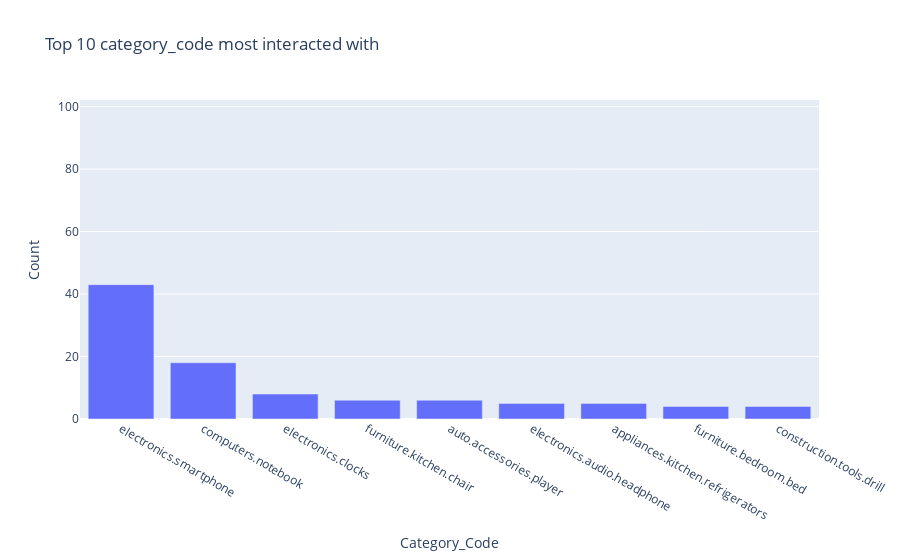

This figure's notebook cell:
### Markdown cell above
### category_code
The category_code is describing the category, a product_id and category_id is assigned to. Every Product_id and Category_id is assigned to a single category_code, which is summarizing many product_ids and category_ids into categories. This knowledge is also based on the more detailed analyzes within the file "product_analysis.ipnynb". As you can see in the overview, there are ... unique category_code.

### Code cell
sdf_count_per_category_code=spark.sql("SELECT DISTINCT(category_code) AS Category_Code, \
                                              COUNT(product_id) AS Count \
                                        FROM Data \
                                        GROUP BY category_code \
                                        ORDER BY Count DESC")
px.bar(sdf_count_per_category_code.limit(10).toPandas(), x="Category_Code", y="Count", title="Top 10 category_code most interacted with")

### Figure 1 — Plotly figure (JSON) as saved in the notebook; plotly's stock layout.template omitted (floating-point values rounded to 4 significant figures)
{"data": [{"alignmentgroup": "True", "hovertemplate": "Category_Code=%{x}<br>Count=%{y}<extra></extra>", "legendgroup": "", "marker": {"color": "#636efa"}, "name": "", "offsetgroup": "", "orientation": "v", "showlegend": false, "textposition": "auto", "type": "bar", "x": [null, "electronics.smartphone", "computers.notebook", "electronics.clocks", "furniture.kitchen.chair", "auto.accessories.player", "electronics.audio.headphone", "appliances.kitchen.refrigerators", "furniture.bedroom.bed", "construction.tools.drill"], "xaxis": "x", "y": [97, 43, 18, 8, 6, 6, 5, 5, 4, 4], "yaxis": "y"}], "layout": {"barmode": "relative", "legend": {"tracegroupgap": 0}, "title": {"text": "Top 10 category_code most interacted with"}, "xaxis": {"anchor": "y", "domain": [0, 1], "title": {"text": "Category_Code"}}, "yaxis": {"anchor": "x", "domain": [0, 1], "title": {"text": "Count"}}}}
